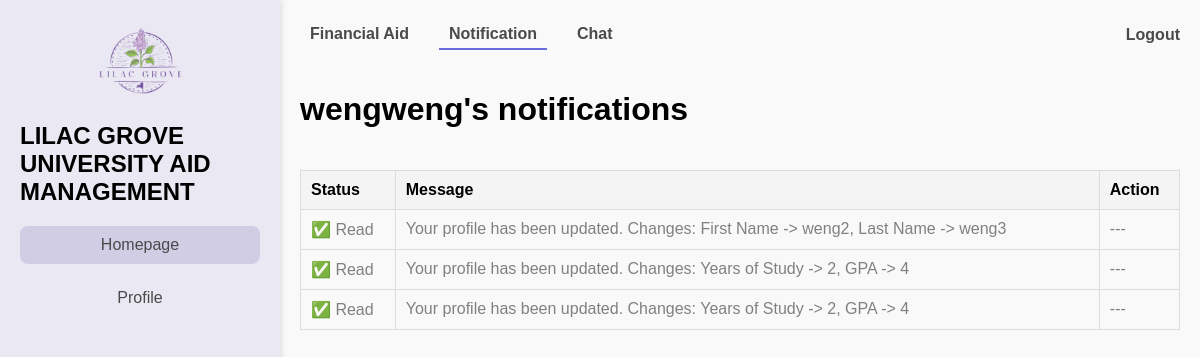
Before: /profile/?tab=notification (signed in) with the older database file.
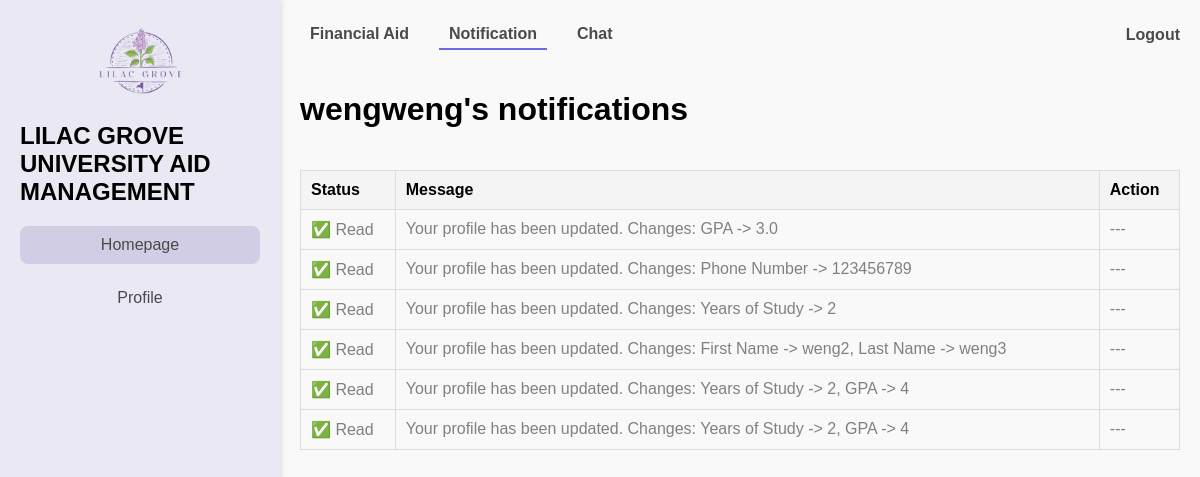
After: the same page with the newer database file.
### notifications/models.py (models this page shows, shortened)
class Notification(models.Model):
    user = models.ForeignKey(settings.AUTH_USER_MODEL, on_delete=models.CASCADE, related_name='notifications')
    message = models.CharField(max_length=255)
    read = models.BooleanField(default=False)
    created_at = models.DateTimeField(auto_now_add=True)
    class Meta:
        db_table = 'notifications_table'  # Custom table name

### users/views.py (the view)
# urls.py: path('profile/', views.dashboard, name = 'dashboard'),
@login_required
def dashboard(request):
    role_dashboard_map = {
        'administrator': admin_dashboard,
        'student': student_dashboard,
        'officer': officer_dashboard,
        'funder': funder_dashboard,
    }
    user_role = request.user.role
    if user_role in role_dashboard_map:
        return role_dashboard_map[user_role](request)
    else:
        messages.error(request, "Your role is not recognized. Please contact support.")
        return redirect('home')  # Redirect to a safe fallback page

### users/views.py (called while the page is built)
def role_required(role_name):
    def decorator(view_func):
        def wrapper(request, *args, **kwargs):
            if request.user.role != role_name:
                raise PermissionDenied("You do not have permission to access this page.")
            return view_func(request, *args, **kwargs)
        return wrapper
    return decorator

### users/templates/dashboards/dashboard.html (shortened to what the changed rows need)
{% extends "base.html" %}
{% load static %}
{% block statics %}
    <link rel="stylesheet" href="{% static 'css/Dashboard.css' %}">
{% endblock statics %}
{% block content %}
    <div class="container">
        <aside class="sidebar">
            <div class="logo">
                <h1>LILAC GROVE UNIVERSITY AID MANAGEMENT</h1>
            </div>
        </aside>
        <main class="content">
            <div class="navbar">
                <div class="tabs">
                    {% for item in navbar_content %}
                    <a href="{% url 'dashboard' %}?tab={{ item.tab }}" class="tab {% if active_tab == item.tab %}active{% endif %}">
                        {{ item.name }}
                    </a>
                    {% endfor %}
                </div>
            </div>
            {% block dashboard %}
                {% if active_tab == 'my_profile' %}
                    <section class="profile-details">
                        <div class="profile-header">
                            <h2>Profile Details</h2>
                            <button class="action-button edit-btn" data-user-id="{{ request.user.id }}" data-bs-toggle="modal" data-bs-target="#editUserModal">Edit</button>
                        </div>
                        <div class="details">
                            <form>
                                <div class="form-group full-width">
                                    <label for="username">Username</label>
                                    <input type="text" id="username" placeholder="{{user.username}}" readonly>
                                </div>
                                <div class="form-group">
                                    <label for="fullname">First Name</label>
                                    <input type="text" id="fullname" placeholder="{{user.first_name}}" readonly>
                                </div>
                                <div class="form-group">
                                    <label for="studentid">Last Name</label>
                                    <input type="text" id="lastname" placeholder="{{user.last_name}}" readonly>
                                </div>
                                <div class="form-group">
                                    <label for="email">Email</label>
                                    <input type="email" id="email" placeholder="{{user.email}}" readonly>
                                </div>
                                <div class="form-group">
                                    <label for="phone_number">Contact Number</label>
                                    <input type="tel" name="phone_number" placeholder="{{user.phone_number}}" readonly>
                                </div>
                                <div class="form-group">
                                    <label for="years_of_study">Years of Study</label>
                                    <input type="text" id="years_of_study" placeholder="{{user.years_of_study}}" readonly>
                                </div>
                                <div class="form-group">
                                    <label for="years_of_study">Study Program</label>
                                    <input type="text" id="study_program" placeholder="{{user.study_program}}" readonly>
                                </div>
                            </form>
                        </div>
                    </section>
                    {% include 'others/profilemodal.html' %}
                    <section class="impact-report">
                        <div class="report-header">
                            <h2>Impact Report</h2>
                            <button class="upload-button">Upload</button>
                        </div>
                        <table>
                            <thead>
                                <tr>
                                    <th>Document</th>
                                    <th>Status</th>
                                    <th>Last Update</th>
                                </tr>
                            </thead>
                            <tbody>
                                {% for report in reports %}
                                <tr>
                                    <td>{{ report.document_name }}</td>
                                    <td>{{ report.status }}</td>
                                    <td>{{ report.last_update }}</td>
                                </tr>
                                {% empty %}
                                <tr>
                                    <td colspan="3">No reports available</td>
                                </tr>
                                {% endfor %}
                            </tbody>
                        </table>
                    </section>
                    <div class="delete-account-section">
                        <h3>Delete Account</h3>
                        <p>To confirm your identity, please verify your password:</p>
                        <form method="POST" action="/delete-account/">
                            <input
                                type="password"
                                name="password"
                                placeholder="Password"
                                required
                                class="delete-account-input"
                            />
                            <button type="submit" class="delete-button">Continue</button>
                        </form>
                    </div>
                {% elif active_tab == 'feedback' %}
                    {% include "feedbacks/feedback.html" with feedback_list=feedback_list %}
                {% elif active_tab == 'notification' %}
                    {% include "notifications/list.html" %}
                {% endif %}
            {% endblock dashboard %}
        </main>
    </div>
{% endblock content %}

### notifications/templates/notifications/list.html (shortened to what this page needs)
<!DOCTYPE html>
<html lang="en">
<head>
</head>
<body>
    <h1>{{request.user.username}}'s notifications</h1>
    {% if notifications_list %}
        <table>
            <thead>
                <tr>
                    <th>Status</th>
                    <th>Message</th>
                    <th>Action</th>
                </tr>
            </thead>
            <tbody>
                {% for notification in notifications_list %}
                    <tr class="{% if not notification.read %}unread{% else %}read{% endif %}">
                        <td>{% if not notification.read %} 🔴 Unread {% else %} ✅ Read {% endif %}</td>
                        <td>{{ notification.message }}</td>
                        <td>
                            {% if not notification.read %}
                                <a href="{% url 'notifications:mark_as_read' notification.id %}" class="button">Mark as Read</a>
                            {% else %}
                                ---
                            {% endif %}
                        </td>
                    </tr>
                {% endfor %}
            </tbody>
        </table>
    {% else %}
        <p>No notifications yet.</p>
    {% endif %}
</body>
</html>

Changed rows visible on the page:
added Notification: read "✅ Read", message "Your profile has been updated. Changes: GPA -> 3.0"
added Notification: read "✅ Read", message "Your profile has been updated. Changes: Phone Number -> 123456789"
added Notification: read "✅ Read", message "Your profile has been updated. Changes: Years of Study -> 2"
